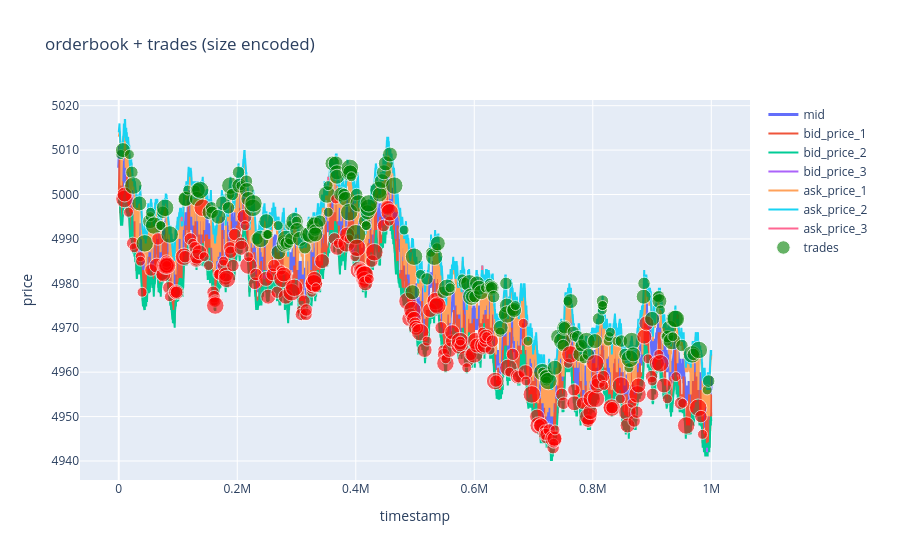
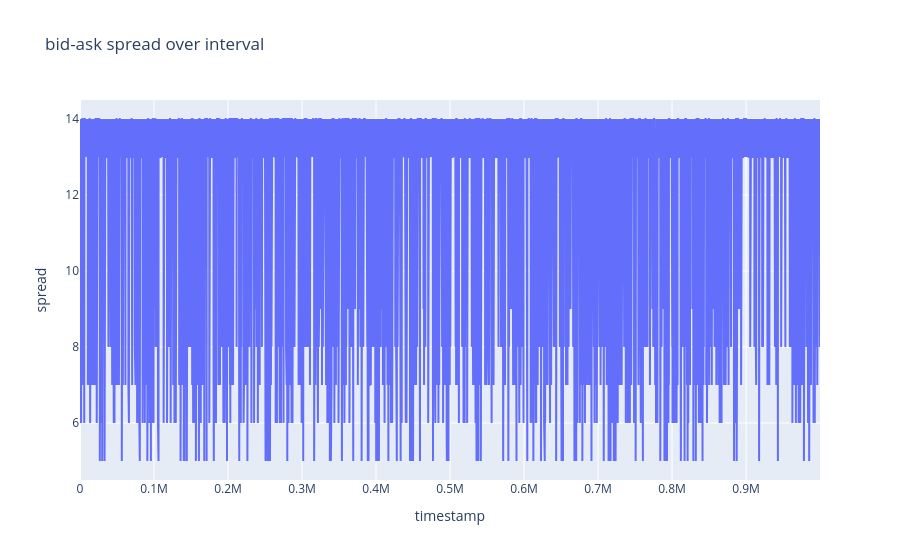

Here is the notebook cell these charts were saved with, in order:
### Code cell
plot_interval(tomato_price_d1, tomato_trades_d1, 0, len(tomato_price_d1))

### Figure 1 — Plotly figure (JSON) as saved in the notebook; plotly's stock layout.template omitted (floating-point values rounded to 4 significant figures; data arrays with more than 128 entries replaced by an {"elided": "..."} marker saying what was removed)
{"data": [{"line": {"width": 3}, "name": "mid", "type": "scatter", "x": {"elided": "10000 int values"}, "y": {"elided": "10000 float values"}}, {"customdata": {"elided": "10000x1 int values"}, "hovertemplate": "Bid Level 1<br>Price: %{y}<br>Volume: %{customdata[0]}<br>Time: %{x}<extra></extra>", "name": "bid_price_1", "type": "scatter", "x": {"elided": "10000 int values"}, "y": {"elided": "10000 int values"}}, {"customdata": {"elided": "10000x1 int values"}, "hovertemplate": "Bid Level 2<br>Price: %{y}<br>Volume: %{customdata[0]}<br>Time: %{x}<extra></extra>", "name": "bid_price_2", "type": "scatter", "x": {"elided": "10000 int values"}, "y": {"elided": "10000 int values"}}, {"customdata": {"elided": "10000x1 float values"}, "hovertemplate": "Bid Level 3<br>Price: %{y}<br>Volume: %{customdata[0]}<br>Time: %{x}<extra></extra>", "name": "bid_price_3", "type": "scatter", "x": {"elided": "10000 int values"}, "y": {"elided": "10000 float values"}}, {"customdata": {"elided": "10000x1 int values"}, "hovertemplate": "Ask Level 1<br>Price: %{y}<br>Volume: %{customdata[0]}<br>Time: %{x}<extra></extra>", "name": "ask_price_1", "type": "scatter", "x": {"elided": "10000 int values"}, "y": {"elided": "10000 int values"}}, {"customdata": {"elided": "10000x1 int values"}, "hovertemplate": "Ask Level 2<br>Price: %{y}<br>Volume: %{customdata[0]}<br>Time: %{x}<extra></extra>", "name": "ask_price_2", "type": "scatter", "x": {"elided": "10000 int values"}, "y": {"elided": "10000 int values"}}, {"customdata": {"elided": "10000x1 float values"}, "hovertemplate": "Ask Level 3<br>Price: %{y}<br>Volume: %{customdata[0]}<br>Time: %{x}<extra></extra>", "name": "ask_price_3", "type": "scatter", "x": {"elided": "10000 int values"}, "y": {"elided": "10000 float values"}}, {"customdata": {"elided": "423 int values"}, "hovertemplate": "Price: %{y}<br>Quantity: %{customdata}<br>Time: %{x}<extra></extra>", "marker": {"color": {"elided": "423 str values"}, "line": {"width": 1}, "opacity": 0.6, "size": {"elided": "423 float values"}}, "mode": "markers", "name": "trades", "type": "scatter", "x": {"elided": "423 int values"}, "y": {"elided": "423 float values"}}], "layout": {"legend": {"x": 1.02, "xanchor": "left", "y": 1, "yanchor": "top"}, "margin": {"r": 150}, "title": {"text": "orderbook + trades (size encoded)"}, "xaxis": {"title": {"text": "timestamp"}}, "yaxis": {"title": {"text": "price"}}}}

### Figure 2 — Plotly figure (JSON) as saved in the notebook; plotly's stock layout.template omitted (floating-point values rounded to 4 significant figures; data arrays with more than 128 entries replaced by an {"elided": "..."} marker saying what was removed)
{"data": [{"line": {"width": 2}, "name": "bid-ask spread", "type": "scatter", "x": {"elided": "10000 int values"}, "y": {"elided": "10000 int values"}}], "layout": {"title": {"text": "bid-ask spread over interval"}, "xaxis": {"title": {"text": "timestamp"}}, "yaxis": {"title": {"text": "spread"}}}}
